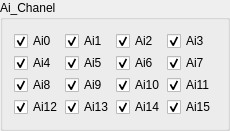
            <widget class="QGroupBox" name="groupBox_2">
             <property name="sizePolicy">
              <sizepolicy hsizetype="Minimum" vsizetype="Minimum">
               <horstretch>0</horstretch>
               <verstretch>1</verstretch>
              </sizepolicy>
             </property>
             <property name="maximumSize">
              <size>
               <width>16777215</width>
               <height>150</height>
              </size>
             </property>
             <property name="title">
              <string>Ai_Chanel</string>
             </property>
             <layout class="QGridLayout" name="gridLayout_8">
              <property name="sizeConstraint">
               <enum>QLayout::SetDefaultConstraint</enum>
              </property>
              <property name="spacing">
               <number>2</number>
              </property>
              <item row="0" column="3">
               <widget class="QCheckBox" name="ai3CheckBox">
                <property name="maximumSize">
                 <size>
                  <width>60</width>
                  <height>16777215</height>
                 </size>
                </property>
                <property name="text">
                 <string>Ai3</string>
                </property>
                <property name="checked">
                 <bool>true</bool>
                </property>
               </widget>
              </item>
              <item row="3" column="3">
               <widget class="QCheckBox" name="ai15CheckBox">
                <property name="maximumSize">
                 <size>
                  <width>60</width>
                  <height>16777215</height>
                 </size>
                </property>
                <property name="text">
                 <string>Ai15</string>
                </property>
                <property name="checked">
                 <bool>true</bool>
                </property>
               </widget>
              </item>
              <item row="2" column="0">
               <widget class="QCheckBox" name="ai8CheckBox">
                <property name="maximumSize">
                 <size>
                  <width>60</width>
                  <height>16777215</height>
                 </size>
                </property>
                <property name="text">
                 <string>Ai8</string>
                </property>
                <property name="checked">
                 <bool>true</bool>
                </property>
               </widget>
              </item>
              <item row="2" column="3">
               <widget class="QCheckBox" name="ai11CheckBox">
                <property name="maximumSize">
                 <size>
                  <width>60</width>
                  <height>16777215</height>
                 </size>
                </property>
                <property name="text">
                 <string>Ai11</string>
                </property>
                <property name="checked">
                 <bool>true</bool>
                </property>
               </widget>
              </item>
              <item row="3" column="1">
               <widget class="QCheckBox" name="ai13CheckBox">
                <property name="maximumSize">
                 <size>
                  <width>60</width>
                  <height>16777215</height>
                 </size>
                </property>
                <property name="text">
                 <string>Ai13</string>
                </property>
                <property name="checked">
                 <bool>true</bool>
                </property>
               </widget>
              </item>
              <item row="2" column="1">
               <widget class="QCheckBox" name="ai9CheckBox">
                <property name="maximumSize">
                 <size>
                  <width>60</width>
                  <height>16777215</height>
                 </size>
                </property>
                <property name="text">
                 <string>Ai9</string>
                </property>
                <property name="checked">
                 <bool>true</bool>
                </property>
               </widget>
              </item>
              <item row="0" column="1">
               <widget class="QCheckBox" name="ai1CheckBox">
                <property name="maximumSize">
                 <size>
                  <width>60</width>
                  <height>16777215</height>
                 </size>
                </property>
                <property name="text">
                 <string>Ai1</string>
                </property>
                <property name="checked">
                 <bool>true</bool>
                </property>
               </widget>
              </item>
              <item row="3" column="2">
               <widget class="QCheckBox" name="ai14CheckBox">
                <property name="maximumSize">
                 <size>
                  <width>60</width>
                  <height>16777215</height>
                 </size>
                </property>
                <property name="text">
                 <string>Ai14</string>
                </property>
                <property name="checked">
                 <bool>true</bool>
                </property>
               </widget>
              </item>
              <item row="3" column="0">
               <widget class="QCheckBox" name="ai12CheckBox">
                <property name="maximumSize">
                 <size>
                  <width>60</width>
                  <height>16777215</height>
                 </size>
                </property>
                <property name="text">
                 <string>Ai12</string>
                </property>
                <property name="checked">
                 <bool>true</bool>
                </property>
               </widget>
              </item>
              <item row="0" column="0">
               <widget class="QCheckBox" name="ai0CheckBox">
                <property name="sizePolicy">
                 <sizepolicy hsizetype="Minimum" vsizetype="Minimum">
                  <horstretch>0</horstretch>
                  <verstretch>0</verstretch>
                 </sizepolicy>
                </property>
                <property name="maximumSize">
                 <size>
                  <width>60</width>
                  <height>16777215</height>
                 </size>
                </property>
                <property name="text">
                 <string>Ai0</string>
                </property>
                <property name="iconSize">
                 <size>
                  <width>8</width>
                  <height>8</height>
                 </size>
                </property>
                <property name="checked">
                 <bool>true</bool>
                </property>
               </widget>
              </item>
              <item row="2" column="2">
               <widget class="QCheckBox" name="ai10CheckBox">
                <property name="maximumSize">
                 <size>
                  <width>60</width>
                  <height>16777215</height>
                 </size>
                </property>
                <property name="text">
                 <string>Ai10</string>
                </property>
                <property name="checked">
                 <bool>true</bool>
                </property>
               </widget>
              </item>
              <item row="1" column="0">
               <widget class="QCheckBox" name="ai4CheckBox">
                <property name="maximumSize">
                 <size>
                  <width>60</width>
                  <height>16777215</height>
                 </size>
                </property>
                <property name="text">
                 <string>Ai4</string>
                </property>
                <property name="checked">
                 <bool>true</bool>
                </property>
               </widget>
              </item>
              <item row="1" column="3">
               <widget class="QCheckBox" name="ai7CheckBox">
                <property name="maximumSize">
                 <size>
                  <width>60</width>
                  <height>16777215</height>
                 </size>
                </property>
                <property name="text">
                 <string>Ai7</string>
                </property>
                <property name="checked">
                 <bool>true</bool>
                </property>
               </widget>
              </item>
              <item row="1" column="1">
               <widget class="QCheckBox" name="ai5CheckBox">
                <property name="maximumSize">
                 <size>
                  <width>60</width>
                  <height>16777215</height>
                 </size>
                </property>
                <property name="text">
                 <string>Ai5</string>
                </property>
                <property name="checked">
                 <bool>true</bool>
                </property>
               </widget>
              </item>
              <item row="1" column="2">
               <widget class="QCheckBox" name="ai6CheckBox">
                <property name="maximumSize">
                 <size>
                  <width>60</width>
                  <height>16777215</height>
                 </size>
                </property>
                <property name="text">
                 <string>Ai6</string>
                </property>
                <property name="checked">
                 <bool>true</bool>
                </property>
               </widget>
              </item>
              <item row="0" column="2">
               <widget class="QCheckBox" name="ai2CheckBox">
                <property name="maximumSize">
                 <size>
                  <width>60</width>
                  <height>16777215</height>
                 </size>
                </property>
                <property name="text">
                 <string>Ai2</string>
                </property>
                <property name="checked">
                 <bool>true</bool>
                </property>
               </widget>
              </item>
             </layout>
            </widget>
